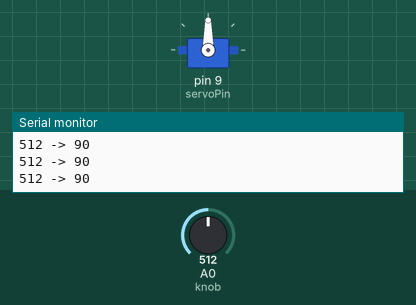
A sketch run on a simulated Arduino Uno, built with avr-gcc and run on an emulated ATmega328P. Parts: servo, the last lines printed to the serial monitor. The inputs (shaded band) are chosen by the test bench; at power-on: A0 (knob) = 512.

Above: at 1.2 s.
1.3 s: A0 (knob) set to 553
At 2.5 s:
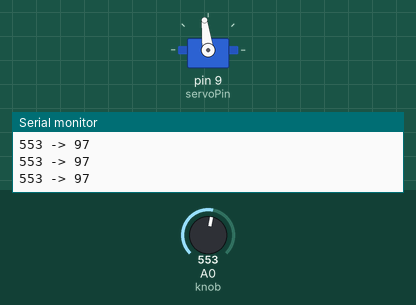
2.8 s: A0 (knob) set to 584
At 3.9 s:
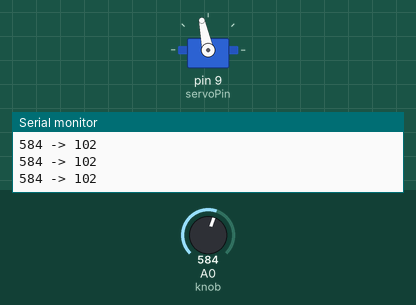
4.3 s: A0 (knob) set to 306
At 4.9 s:
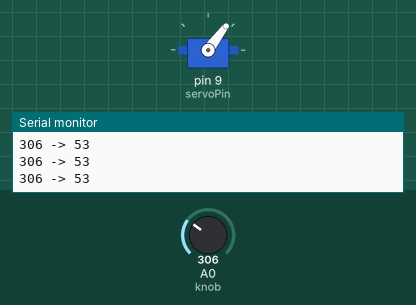
5.8 s: A0 (knob) set to 716
At 6.9 s:
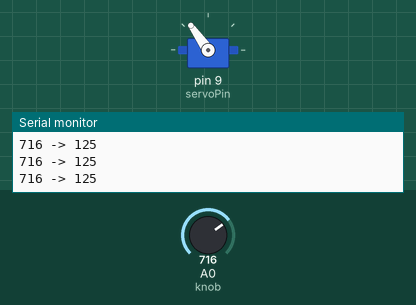
7.3 s: A0 (knob) set to 122
At 8.5 s:
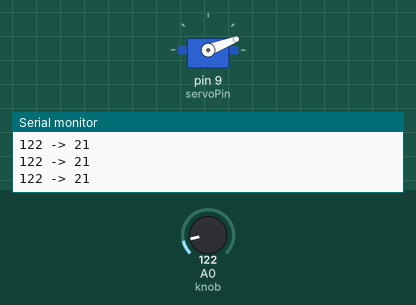
8.8 s: A0 (knob) set to 900
At 9.4 s:
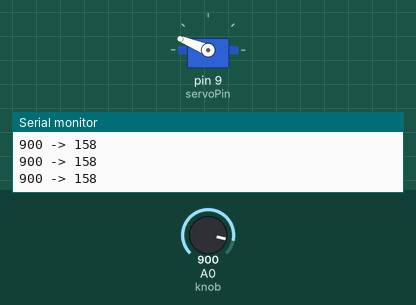
Timing chart, 0 to 11.3 s (numbered marks = the images above; inputs shaded):
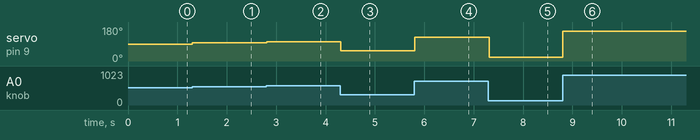

Measured:
- after the input at 1.3 s, servo on pin 9 (servoPin): 90° → 97° at once
- after the input at 2.8 s, servo on pin 9 (servoPin): 97° → 102° at once
- after the input at 4.3 s, servo on pin 9 (servoPin): 102° → 53° at once
- after the input at 5.8 s, servo on pin 9 (servoPin): 53° → 125° at once
- after the input at 7.3 s, servo on pin 9 (servoPin): 125° → 21° at once
- after the input at 8.8 s, servo on pin 9 (servoPin): 21° → 158° at once

The sketch:

day31_servo_map.ino
```cpp
// 31日目 5.6 マッピング（サーボ版）
// 回路：4.1 の可変抵抗器 ＋ サーボ（信号 → ピン9、電源 → 5V、GND → GND）
// 記事のコードに、画面に出す3行（Serial）を足した

#include <Servo.h>          // サーボ用のライブラリ（道具）

Servo myservo;              // サーボを1つ用意する

const int servoPin = 9;     // サーボの信号線をつないだピン
const int knob = A0;        // 可変抵抗器をつないだピン

void setup() {
  Serial.begin(9600);                // 追加：画面に出すため
  myservo.attach(servoPin);          // サーボがピン9につながっていると教える
}

void loop() {
  int value = analogRead(knob);                 // 0〜1023
  int angle = map(value, 0, 1023, 0, 180);      // 0〜1023 を 0〜180（度）に変換。小数点以下は切り捨て
  myservo.write(angle);                         // サーボを angle 度にする
  Serial.print(value);                          // 追加：読んだ値
  Serial.print(" -> ");                         // 追加
  Serial.println(angle);                        // 追加：変換後の角度
  delay(15);                                    // サーボが動くのを待つ
}
```
